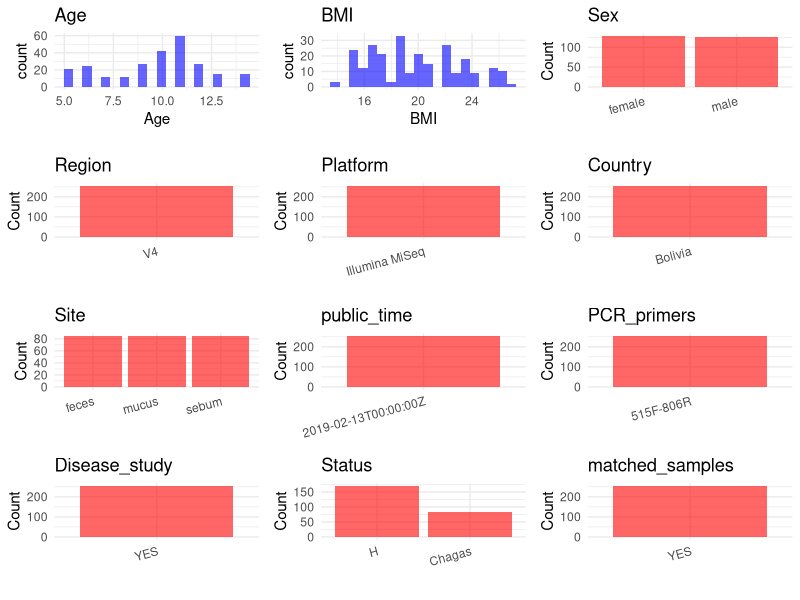

Here is the R script that generated this plot: (Note: this script raises an error after producing the figure.)
## ---- chunk 1
# Load necessary libraries
library(dplyr)
library(ggplot2)
library(cowplot)

# Set working directory (update this path to your local directory)
setwd("D:/metadata/PRJEB31199")

# Read the initial metadata files
initial_meta<-read.csv("SraRunTable.csv",header = T)

# Combine the two metadata files
#meta <- rbind(initial_meta, initial_meta1)

#Remove entries non-oral samples
#initial_meta <- subset(initial_meta, Organism == "human oral metagenome")

# Check the number of samples containing "HT" in Sample.Name (e.g., healthy controls)
#nrow(subset(meta, grepl("HT", Sample.Name)))

# Display the first few rows of the metadata
head(initial_meta)
## ---- chunk 2
# Create a uniform metadata dataframe
metadata <- data.frame(
  BioProject = initial_meta$BioProject,
  Run = initial_meta$Run,
  sample_name = initial_meta$Sample.Name,
  Age = initial_meta$Host_age,
  BMI = initial_meta$host_body_mass_index,
  Sex= initial_meta$sex,
  Region = "V4",
  Platform = initial_meta$Instrument,
  Country = initial_meta$geo_loc_name_country,
  Site = initial_meta$env_material,
  public_time = initial_meta$ReleaseDate,
  stringsAsFactors = FALSE
)
## ---- chunk 3
# Add information obtained from the publication
metadata$PCR_primers <- "515F-806R"
metadata$title <- "The fecal oral and skin microbiota of children with Chagas disease treated with benznidazole"
metadata$Disease_study <- "YES"
# Assign disease status based on sample_name patterns
#metadata$Status<-"NA"

#extract subject id by remove prefix of sample_name

metadata <- metadata %>%
  mutate(Status = case_when(
    initial_meta$medical_conditions == "Negative Chagas" ~ "H",
    initial_meta$medical_conditions == "Chronic Chagas" ~ "Chagas"
  ))

fields <- c("Age", "BMI", "Sex")

stopifnot(all(fields %in% colnames(metadata)))


has_duplicate <- metadata %>% 
  select(all_of(fields)) %>% 
  na.omit() %>%                
  duplicated() %>%             
  any()                        

metadata <- metadata %>% 
  mutate(matched_samples = if (has_duplicate) "YES" else "NO")

output_df <- metadata %>% 
  filter(matched_samples == "YES" | 
        (matched_samples == "NO" & Site == "mucus"))

cat("Total rows in output_df :", nrow(output_df), "\n")
cat("YES rows                :", sum(output_df$matched_samples == "YES"), "\n")
cat("NO & mucus rows         :", sum(output_df$matched_samples == "NO"), "\n")
## ---- chunk 4
# Check the number of unique runs and sample names
print(paste("Number of unique runs:", length(unique(metadata$Run))))
print(paste("Number of unique sample names:", length(unique(metadata$sample_name))))
## ---- chunk 5
# Select columns for visualization
plot_data <- metadata %>%
  select(-BioProject, -Run, -sample_name, -title)

# Function to create simple plots for each column
create_simple_plots <- function(data) {
  plots <- list()
  
  for (col in colnames(data)) {
    # Check if the column is all NA
    if (all(is.na(data[[col]]))) {
      # Create an empty plot with text indicating all NA
      p <- ggplot() +
        annotate("text", x = 0.5, y = 0.5, label = "this column is NA", size = 6) +
        labs(title = col) +
        theme_void()
    } else if (is.numeric(data[[col]])) {
      # Numeric variable: histogram
      p <- ggplot(data, aes(x = .data[[col]])) +
        geom_histogram(fill = "blue", alpha = 0.6, bins = 20, na.rm = TRUE) +
        labs(title = col) +
        theme_minimal()
    } else {
      # Categorical variable: bar plot (remove NA values)
      count_data <- as.data.frame(table(data[[col]], useNA = "ifany"))
      p <- ggplot(count_data, aes(x = reorder(Var1, -Freq), y = Freq)) +
        geom_col(fill = "red", alpha = 0.6) +
        labs(title = col, x = NULL, y = "Count") +
        theme_minimal() +
        theme(axis.text.x = element_text(angle = 15, hjust = 1))
    }
    plots[[col]] <- p
  }
  
  return(plots)
}

# Generate and arrange plots
plots <- create_simple_plots(plot_data)
p<-plot_grid(plots$Age, 
          plots$BMI, 
          plots$Sex, 
          plots$Region, 
          plots$Platform, 
          plots$Country, 
          plots$Site,
          plots$public_time, 
          plots$PCR_primers,
          plots$Disease_study,
          plots$Status,
          plots$matched_samples,# add 
          ncol = 3, align = "hv", axis = "lb")
ggsave("Metadata_Summary.png", plot = p, width = 8, height = 6, dpi = 150)
## ---- chunk 6
knitr::include_graphics("metadata_summary.png")
## ---- chunk 7
# Reorder columns to match the desired format
metadata <- metadata[, c(
  "BioProject", "Run", "sample_name", "Age", "BMI", "Sex", 
  "Region", "Platform", "Country", "Site", "public_time", 
  "PCR_primers", "title", "Disease_study", "Status","matched_samples"
)]

# Export the uniform metadata to a CSV file
write.csv(metadata, file = "metadata.csv", quote = FALSE)
head(metadata)
